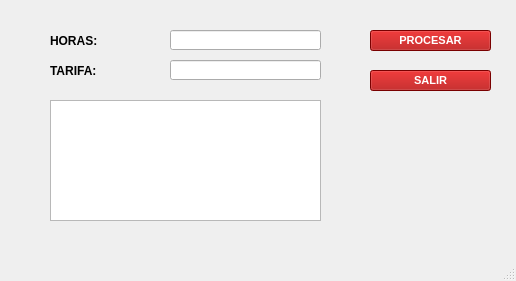
<?xml version="1.0" encoding="UTF-8"?>
<ui version="4.0">
 <class>MainWindow</class>
 <widget class="QMainWindow" name="MainWindow">
  <property name="geometry">
   <rect>
    <x>0</x>
    <y>0</y>
    <width>516</width>
    <height>281</height>
   </rect>
  </property>
  <property name="windowTitle">
   <string>MainWindow</string>
  </property>
  <widget class="QWidget" name="centralwidget">
   <widget class="QLabel" name="label">
    <property name="geometry">
     <rect>
      <x>50</x>
      <y>30</y>
      <width>101</width>
      <height>21</height>
     </rect>
    </property>
    <property name="font">
     <font>
      <family>Arial</family>
      <weight>75</weight>
      <bold>true</bold>
     </font>
    </property>
    <property name="text">
     <string>HORAS:</string>
    </property>
   </widget>
   <widget class="QLabel" name="label_2">
    <property name="geometry">
     <rect>
      <x>50</x>
      <y>60</y>
      <width>101</width>
      <height>21</height>
     </rect>
    </property>
    <property name="font">
     <font>
      <family>Arial</family>
      <weight>75</weight>
      <bold>true</bold>
     </font>
    </property>
    <property name="text">
     <string>TARIFA:</string>
    </property>
   </widget>
   <widget class="QLineEdit" name="txtHoras">
    <property name="geometry">
     <rect>
      <x>170</x>
      <y>30</y>
      <width>151</width>
      <height>20</height>
     </rect>
    </property>
   </widget>
   <widget class="QLineEdit" name="txtTarifa">
    <property name="geometry">
     <rect>
      <x>170</x>
      <y>60</y>
      <width>151</width>
      <height>20</height>
     </rect>
    </property>
   </widget>
   <widget class="QLabel" name="label_3">
    <property name="geometry">
     <rect>
      <x>370</x>
      <y>100</y>
      <width>121</width>
      <height>121</height>
     </rect>
    </property>
    <property name="text">
     <string/>
    </property>
    <property name="pixmap">
     <pixmap>Semanaejemplo.png</pixmap>
    </property>
    <property name="scaledContents">
     <bool>true</bool>
    </property>
    <property name="alignment">
     <set>Qt::AlignLeading|Qt::AlignLeft|Qt::AlignVCenter</set>
    </property>
   </widget>
   <widget class="QTextEdit" name="txtS">
    <property name="geometry">
     <rect>
      <x>50</x>
      <y>100</y>
      <width>271</width>
      <height>121</height>
     </rect>
    </property>
   </widget>
   <widget class="QPushButton" name="btnProcesar">
    <property name="geometry">
     <rect>
      <x>370</x>
      <y>30</y>
      <width>121</width>
      <height>21</height>
     </rect>
    </property>
    <property name="font">
     <font>
      <family>Arial</family>
      <pointsize>8</pointsize>
      <weight>75</weight>
      <italic>false</italic>
      <bold>true</bold>
     </font>
    </property>
    <property name="styleSheet">
     <string notr="true">background-color: rgb(170, 0, 0);
color: rgb(255, 255, 255);
</string>
    </property>
    <property name="text">
     <string>PROCESAR</string>
    </property>
   </widget>
   <widget class="QPushButton" name="btnSalir">
    <property name="geometry">
     <rect>
      <x>370</x>
      <y>70</y>
      <width>121</width>
      <height>21</height>
     </rect>
    </property>
    <property name="font">
     <font>
      <family>Arial</family>
      <pointsize>8</pointsize>
      <weight>75</weight>
      <italic>false</italic>
      <bold>true</bold>
     </font>
    </property>
    <property name="styleSheet">
     <string notr="true">background-color: rgb(170, 0, 0);
color: rgb(255, 255, 255);
</string>
    </property>
    <property name="text">
     <string>SALIR</string>
    </property>
   </widget>
  </widget>
  <widget class="QMenuBar" name="menubar">
   <property name="geometry">
    <rect>
     <x>0</x>
     <y>0</y>
     <width>516</width>
     <height>18</height>
    </rect>
   </property>
  </widget>
  <widget class="QStatusBar" name="statusbar"/>
 </widget>
 <resources/>
 <connections/>
</ui>
